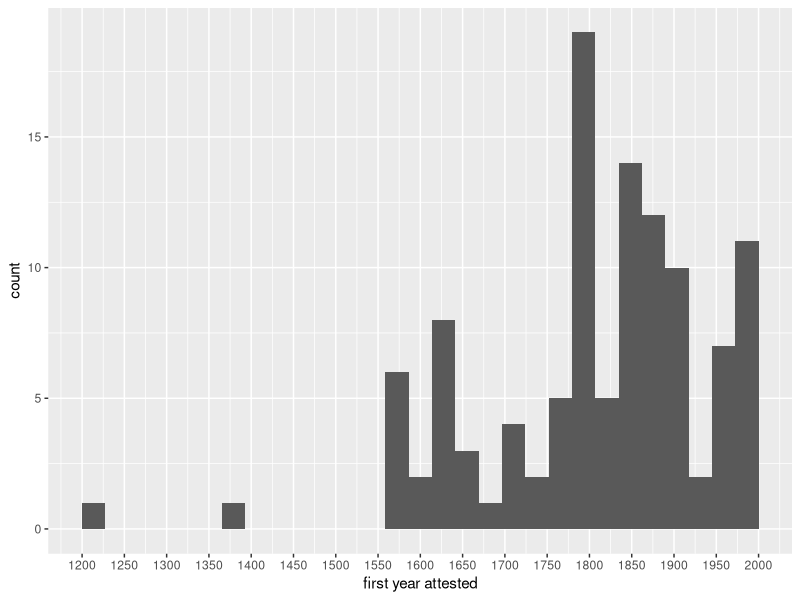

The R source for this figure: (Note: this script raises an error after producing the figure.)
# -- head -- #

setwd('~/Github/Racz2027vh/')

library(tidyverse)
library(glue)

# -- read -- #

d = read_tsv('dat/dzsungel.tsv')
e = read_csv('dat/entries_hand_edited.csv')
raw = read_csv('dat/entries_raw.csv')

# -- this is bad sorry -- #

d$borrowing_original = NULL
d$borrowing_label = NULL
d$borrowing_language = NULL
d$borrowing_period = NULL
d$borrowing_category = NULL
d$international = NULL
d$note = NULL
d$first_mention = NULL

# -- code -- #

e |> count(`source languages`, sort = T)
# german english french latin yiddish
e |> ggplot(aes(`first year attested`)) +
  geom_histogram() +
  scale_x_continuous(breaks = seq(1200,2000,50))
# -1750; 1751-1910; 1910-

e2 = e |> 
  mutate(
    first_mention = `first year attested`,
    borrowing_language = case_when(
      `source languages` == 'német' ~ 'German',
      `source languages` == 'angol' ~ 'English',
      `source languages` == 'francia' ~ 'French',
      `source languages` == 'latin' ~ 'Latin',
      `source languages` == 'jiddis' ~ 'Yiddish'
    ),
    borrowing_period = case_when(
      `first year attested` < 1501 ~ 'before 16th c',
      `first year attested` %in% 1501:1600 ~ '16th c',
      `first year attested` %in% 1601:1700 ~ '17th c',
      `first year attested` %in% 1701:1800 ~ '18th c',
      `first year attested` %in% 1801:1900 ~ '19th c',
      `first year attested` > 1901 ~ '20th c',
    ),
    stem = word,
    borrowing_label = case_when(
      borrowing_language %in% c('German','English') & !is.na(borrowing_period) ~ glue::glue('{borrowing_language}; {borrowing_period}'),
      borrowing_language %in% c('French','Latin','Yiddish') ~ borrowing_language
    ),
    borrowing_category = case_when(
      borrowing_language %in% c('German','Yiddish') ~ 'German/Yiddish',
      borrowing_language %in% c('French','Latin') ~ 'French/Latin'
    )
  ) |> 
  select(stem,borrowing_language,borrowing_period,borrowing_label,borrowing_category,first_mention)

r2 = raw |> 
  rename(
    borrowing_original = `source languages`,
    stem = word,
         ) |> 
  mutate(
    international = borrowing_original == 'nemzetközi',
    note = ifelse(international, 'international word', NA),
  ) |> 
  select(stem,borrowing_original,international,note)

e3 = left_join(e2,r2)

d2 = d |> 
  left_join(e3)

# -- write -- #

write_tsv(d2, 'dat/dzsungel.tsv')
